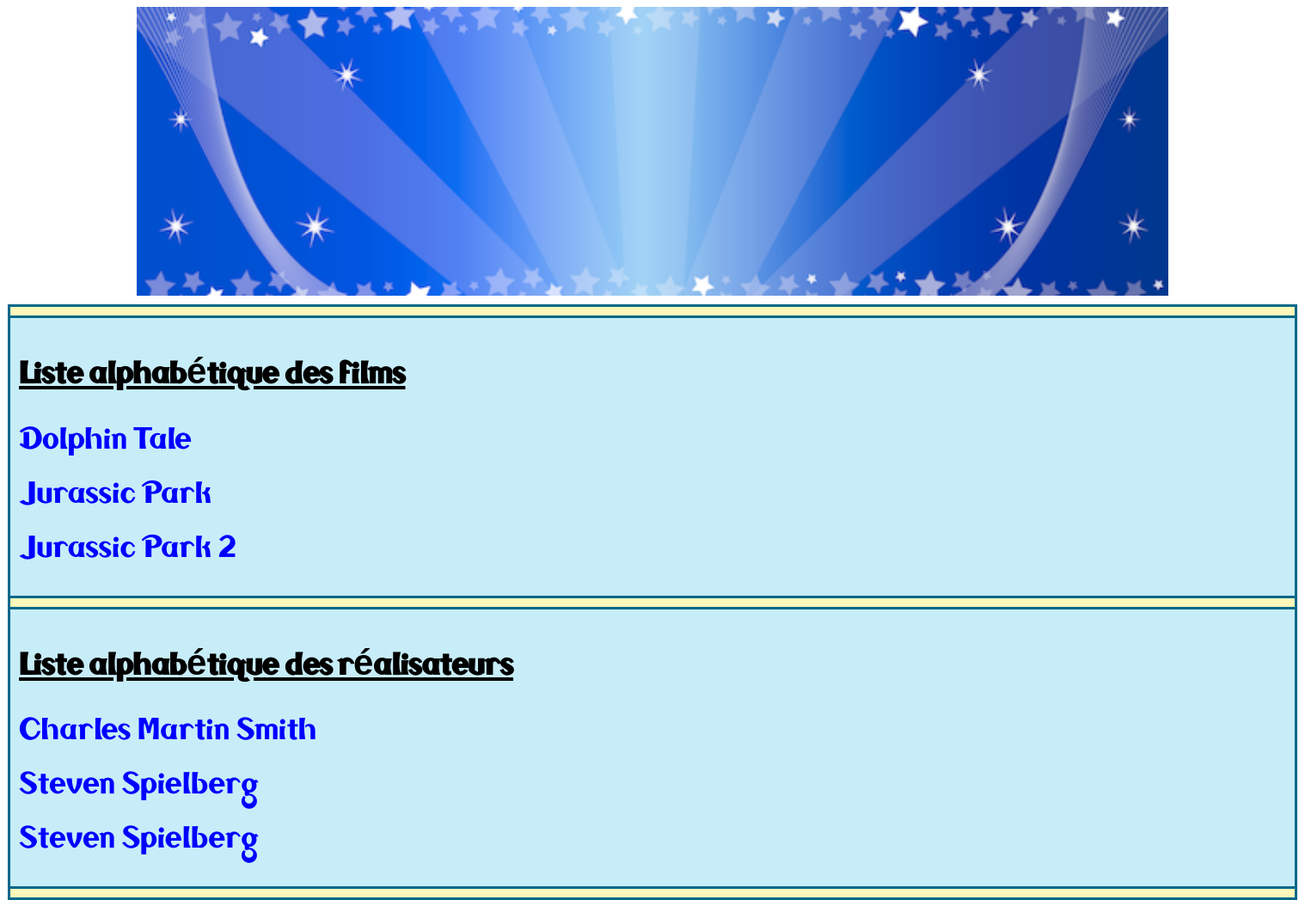
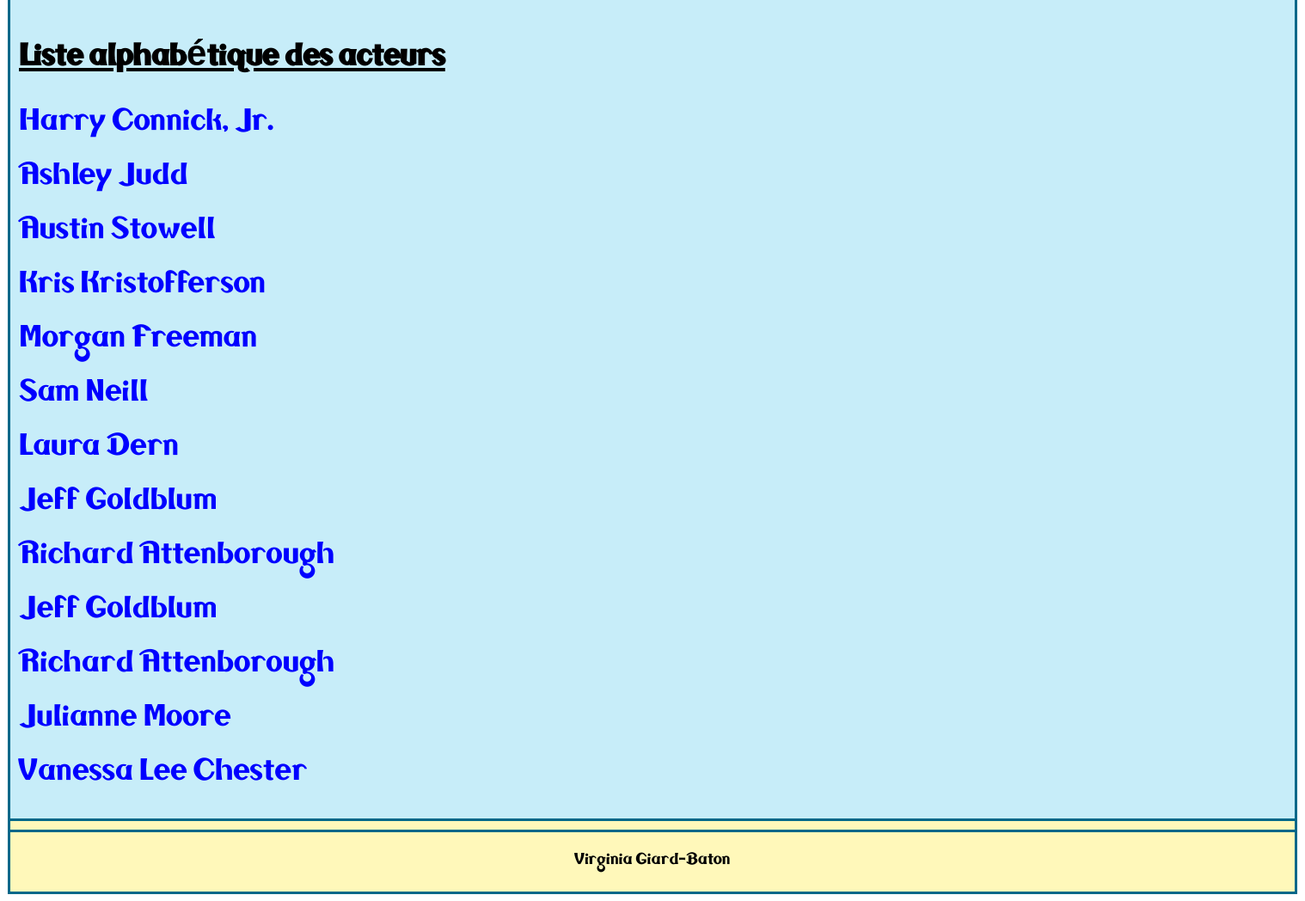
/index_test.php, run on the app's committed database (2 pictures, top to bottom).
### tables this page shows
CREATE TABLE IF NOT EXISTS `movie` (
  `id` int(11) NOT NULL AUTO_INCREMENT,
  `title` varchar(255) NOT NULL,
  `releaseDate` date NOT NULL,
  `synopsis` text NOT NULL,
  `rating` int(11) NOT NULL,
  PRIMARY KEY (`id`)
);

CREATE TABLE IF NOT EXISTS `moviehasperson` (
  `idMovie` int(11) NOT NULL,
  `idPerson` int(11) NOT NULL,
  `role` varchar(255) NOT NULL
);

CREATE TABLE IF NOT EXISTS `person` (
  `id` int(11) NOT NULL AUTO_INCREMENT,
  `lastname` varchar(255) NOT NULL,
  `firstname` varchar(255) NOT NULL,
  `birthDate` date NOT NULL,
  `biography` text NOT NULL,
  PRIMARY KEY (`id`)
);

### Controller/HomeController.php (called while the page is built, shortened)
<?php
require_once('Model/Actor.php');
require_once('Model/Director.php');
require_once('Model/Movie.php');
class HomeController
{
    public function DisplayHome()
    {
        $movie = new Movie();
        $movies = $movie->getAllMovies();
        $director = new Director();
        $directors = $director->getAllDirectors();
        $actor = new Actor();
        $actors = $actor->getAllActors();
        require('View/HomeView.php');
    }
}

### Model/Movie.php (called while the page is built, shortened)
<?php
class Movie
{
	public function getAllMovies()
	{
		try
		{
			$db = new PDO('mysql:host=localhost;dbname=movie_db;charset=utf8', 'root', '');
		}
		catch (Exception $e)
		{
		        die('Erreur : ' . $e->getMessage());
		}
		$request = $db->query('SELECT * FROM movie');
		return $request;
	}
}

### Model/Director.php (called while the page is built)
<?php
class Director extends Person
{
	public function getAllDirectors()
	{
		try
		{
			$db = new PDO('mysql:host=localhost;dbname=movie_db;charset=utf8', 'root', '');
		}
		catch (Exception $e)
		{
		        die('Erreur : ' . $e->getMessage());
		}
		$request = $db->query('SELECT * FROM moviehasperson JOIN person ON moviehasperson.idPerson = person.id JOIN personhaspicture ON person.id = personhaspicture.idPerson JOIN picture ON personhaspicture.idPicture = picture.id WHERE role="director"');
		return $request;
	}
}

### Model/Actor.php (called while the page is built)
<?php
class Actor extends Person
{
	public function getAllActors()
	{
		try
		{
			$db = new PDO('mysql:host=localhost;dbname=movie_db;charset=utf8', 'root', '');
		}
		catch (Exception $e)
		{
		        die('Erreur : ' . $e->getMessage());
		}
		$request = $db->query('SELECT * FROM moviehasperson JOIN person ON moviehasperson.idPerson = person.id JOIN personhaspicture ON person.id = personhaspicture.idPerson JOIN picture ON personhaspicture.idPicture = picture.id WHERE role="actor"');
		return $request;
	}
}

### View/HomeView.php (the view, shortened to what this page needs)
<!DOCTYPE html>
<html>
    <head>
        <link rel="stylesheet" href="style_film.css" />
    </head>
    <body>
        <div id="bloc_page">
            <div id="bloc_body">
                <div id="bloc_sections">
                    <div class="liste_index">
                        <h1>Liste alphabétique des films</h1>
                        <?php
                            while ($movie = $movies->fetch())
                            {
                            ?>
                                <p>
                                    <span><a href="index_test.php?page=movie&amp;title=<?php echo $movie['title']; ?>&amp;id=<?php echo $movie['id']; ?>"><?php echo $movie['title']; ?></a></span>
                                </p>
                                <?php
                            }
                        ?>
                    </div>
                    <div class="liste_index">
                        <h1>Liste alphabétique des réalisateurs</h1>
                        <?php
                            foreach ($directors as $director)
                            {
                                ?>
                                <p>
                                    <span><a href="index_test.php?page=director&amp;name=<?php echo $director['firstname'] . '_' . $director['lastname']; ?>&amp;id=<?php echo $director['idPerson']; ?>"><?php echo $director['firstname'] . ' ' . $director['lastname']; ?></a></span>
                                </p>
                                <?php
                            }
                        ?>
                    </div>
                    <div class="liste_index">
                        <h1>Liste alphabétique des acteurs</h1>
                        <?php
                            while ($actor = $actors->fetch())
                            {
                                ?>
                                <p>
                                    <span><a href="index_test.php?page=actor&amp;name=<?php echo $actor['firstname'] . '_' . $actor['lastname']; ?>&amp;id=<?php echo $actor['idPerson']; ?>"><?php echo $actor['firstname'] . ' ' . $actor['lastname']; ?></a></span>
                                </p>
                                <?php
                            }
                        ?>
                    </div>
                </div>
            </div>
        </div>
    </body>
</html>

### style_film.css (style rules this page uses)
#bloc_page { width: 1500px; display: flex; flex-direction: column; margin: auto; }
.liste_index { background-color: rgb(199, 237, 249); border-top: 3px solid rgb(0, 104, 137); border-bottom: 3px solid rgb(0, 104, 137); margin-top: 10px; margin-bottom: 10px; padding: 10px; }
.liste_index h1 { text-decoration: underline; }
.liste_index a, .liste_index a:visited { text-decoration: none; color: blue; }
#bloc_body { display: flex; flex-direction: row; }
#bloc_sections { background-color: rgb(255, 248, 186); border-top: 3px solid rgb(0, 104, 137); border-left: 3px solid rgb(0, 104, 137); border-right: 3px solid rgb(0, 104, 137); width: 100%; }
h1, a { font-family: 'seasalt-webfont', Arial, sans-serif; font-size: 42px; }

### data on the page
movie: title "Dolphin Tale"
movie: title "Jurassic Park"
movie: title "Jurassic Park 2"
moviehasperson: idPerson.firstname "Charles", idPerson.lastname "Martin Smith"
moviehasperson: idPerson.firstname "Steven", idPerson.lastname "Spielberg"
moviehasperson: idPerson.firstname "Steven", idPerson.lastname "Spielberg"
moviehasperson: idPerson.firstname "Harry", idPerson.lastname "Connick, Jr."
moviehasperson: idPerson.firstname "Ashley", idPerson.lastname "Judd"
moviehasperson: idPerson.firstname "Austin", idPerson.lastname "Stowell"
moviehasperson: idPerson.firstname "Kris", idPerson.lastname "Kristofferson"
moviehasperson: idPerson.firstname "Morgan", idPerson.lastname "Freeman"
moviehasperson: idPerson.firstname "Sam", idPerson.lastname "Neill"
moviehasperson: idPerson.firstname "Laura", idPerson.lastname "Dern"
moviehasperson: idPerson.firstname "Jeff", idPerson.lastname "Goldblum"
moviehasperson: idPerson.firstname "Richard", idPerson.lastname "Attenborough"
moviehasperson: idPerson.firstname "Jeff", idPerson.lastname "Goldblum"
moviehasperson: idPerson.firstname "Richard", idPerson.lastname "Attenborough"
moviehasperson: idPerson.firstname "Julianne", idPerson.lastname "Moore"
moviehasperson: idPerson.firstname "Vanessa", idPerson.lastname "Lee Chester"
